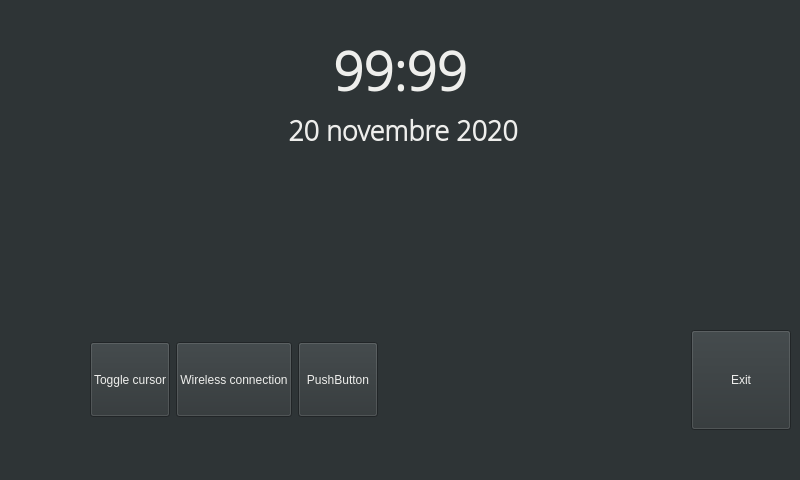
<?xml version="1.0" encoding="UTF-8"?>
<ui version="4.0">
 <class>MainWindow</class>
 <widget class="QMainWindow" name="MainWindow">
  <property name="geometry">
   <rect>
    <x>0</x>
    <y>0</y>
    <width>800</width>
    <height>480</height>
   </rect>
  </property>
  <property name="maximumSize">
   <size>
    <width>1920</width>
    <height>1080</height>
   </size>
  </property>
  <property name="windowTitle">
   <string>MainWindow</string>
  </property>
  <property name="styleSheet">
   <string notr="true">background-color: rgb(46, 52, 54);
color: rgb(238, 238, 236);</string>
  </property>
  <widget class="QWidget" name="centralwidget">
   <property name="maximumSize">
    <size>
     <width>1920</width>
     <height>1080</height>
    </size>
   </property>
   <widget class="QStackedWidget" name="stackedWidget">
    <property name="enabled">
     <bool>true</bool>
    </property>
    <property name="geometry">
     <rect>
      <x>0</x>
      <y>0</y>
      <width>800</width>
      <height>480</height>
     </rect>
    </property>
    <property name="currentIndex">
     <number>0</number>
    </property>
    <widget class="QWidget" name="page">
     <widget class="QLabel" name="lblTime">
      <property name="geometry">
       <rect>
        <x>330</x>
        <y>30</y>
        <width>140</width>
        <height>80</height>
       </rect>
      </property>
      <property name="font">
       <font>
        <family>Open Sans Light</family>
        <pointsize>40</pointsize>
        <weight>75</weight>
        <bold>true</bold>
       </font>
      </property>
      <property name="text">
       <string>99:99</string>
      </property>
      <property name="alignment">
       <set>Qt::AlignCenter</set>
      </property>
     </widget>
     <widget class="QLabel" name="lblDate">
      <property name="geometry">
       <rect>
        <x>268</x>
        <y>110</y>
        <width>270</width>
        <height>40</height>
       </rect>
      </property>
      <property name="font">
       <font>
        <family>Open Sans Light</family>
        <pointsize>20</pointsize>
        <weight>75</weight>
        <bold>true</bold>
       </font>
      </property>
      <property name="text">
       <string>20 novembre 2020</string>
      </property>
      <property name="alignment">
       <set>Qt::AlignCenter</set>
      </property>
     </widget>
     <widget class="QWidget" name="bottomBar" native="true">
      <property name="geometry">
       <rect>
        <x>0</x>
        <y>280</y>
        <width>800</width>
        <height>200</height>
       </rect>
      </property>
      <property name="minimumSize">
       <size>
        <width>0</width>
        <height>200</height>
       </size>
      </property>
      <property name="maximumSize">
       <size>
        <width>1920</width>
        <height>200</height>
       </size>
      </property>
      <layout class="QHBoxLayout" name="horizontalLayout_4">
       <item>
        <widget class="QWidget" name="widget_2" native="true">
         <property name="minimumSize">
          <size>
           <width>0</width>
           <height>200</height>
          </size>
         </property>
         <layout class="QHBoxLayout" name="horizontalLayout_5">
          <item>
           <widget class="QPushButton" name="pushButtonAndroidAuto">
            <property name="minimumSize">
             <size>
              <width>75</width>
              <height>75</height>
             </size>
            </property>
            <property name="icon">
             <iconset resource="../../../assets/resources.qrc">
              <normaloff>:/ico_androidauto.png</normaloff>:/ico_androidauto.png</iconset>
            </property>
            <property name="iconSize">
             <size>
              <width>75</width>
              <height>75</height>
             </size>
            </property>
            <property name="autoDefault">
             <bool>false</bool>
            </property>
            <property name="flat">
             <bool>true</bool>
            </property>
           </widget>
          </item>
          <item>
           <widget class="QPushButton" name="pushButtonToggleCursor">
            <property name="minimumSize">
             <size>
              <width>75</width>
              <height>75</height>
             </size>
            </property>
            <property name="text">
             <string>Toggle cursor</string>
            </property>
            <property name="autoDefault">
             <bool>false</bool>
            </property>
            <property name="default">
             <bool>false</bool>
            </property>
           </widget>
          </item>
          <item>
           <widget class="QPushButton" name="pushButtonWirelessConnection">
            <property name="minimumSize">
             <size>
              <width>75</width>
              <height>75</height>
             </size>
            </property>
            <property name="text">
             <string>Wireless connection</string>
            </property>
            <property name="autoDefault">
             <bool>false</bool>
            </property>
            <property name="default">
             <bool>false</bool>
            </property>
           </widget>
          </item>
          <item>
           <widget class="QPushButton" name="pushButton_3">
            <property name="minimumSize">
             <size>
              <width>75</width>
              <height>75</height>
             </size>
            </property>
            <property name="text">
             <string>PushButton</string>
            </property>
           </widget>
          </item>
          <item>
           <widget class="QPushButton" name="pushMusicPlayer">
            <property name="minimumSize">
             <size>
              <width>75</width>
              <height>75</height>
             </size>
            </property>
            <property name="text">
             <string/>
            </property>
            <property name="icon">
             <iconset resource="../../../assets/resources.qrc">
              <normaloff>:/music.png</normaloff>:/music.png</iconset>
            </property>
            <property name="iconSize">
             <size>
              <width>60</width>
              <height>60</height>
             </size>
            </property>
            <property name="flat">
             <bool>true</bool>
            </property>
           </widget>
          </item>
         </layout>
        </widget>
       </item>
       <item>
        <widget class="QWidget" name="test2" native="true">
         <property name="minimumSize">
          <size>
           <width>0</width>
           <height>200</height>
          </size>
         </property>
         <layout class="QHBoxLayout" name="horizontalLayout_6">
          <item>
           <spacer name="horizontalSpacer_3">
            <property name="orientation">
             <enum>Qt::Horizontal</enum>
            </property>
            <property name="sizeType">
             <enum>QSizePolicy::Expanding</enum>
            </property>
            <property name="sizeHint" stdset="0">
             <size>
              <width>40</width>
              <height>20</height>
             </size>
            </property>
           </spacer>
          </item>
          <item>
           <widget class="QPushButton" name="pushButtonExit">
            <property name="sizePolicy">
             <sizepolicy hsizetype="Fixed" vsizetype="Fixed">
              <horstretch>0</horstretch>
              <verstretch>0</verstretch>
             </sizepolicy>
            </property>
            <property name="minimumSize">
             <size>
              <width>100</width>
              <height>100</height>
             </size>
            </property>
            <property name="text">
             <string>Exit</string>
            </property>
            <property name="autoDefault">
             <bool>false</bool>
            </property>
           </widget>
          </item>
         </layout>
        </widget>
       </item>
      </layout>
     </widget>
     <widget class="QPushButton" name="pushButtonSettings">
      <property name="geometry">
       <rect>
        <x>740</x>
        <y>0</y>
        <width>60</width>
        <height>60</height>
       </rect>
      </property>
      <property name="sizePolicy">
       <sizepolicy hsizetype="Fixed" vsizetype="Fixed">
        <horstretch>0</horstretch>
        <verstretch>0</verstretch>
       </sizepolicy>
      </property>
      <property name="minimumSize">
       <size>
        <width>60</width>
        <height>60</height>
       </size>
      </property>
      <property name="text">
       <string/>
      </property>
      <property name="icon">
       <iconset resource="../../../assets/resources.qrc">
        <normaloff>:/settings.png</normaloff>:/settings.png</iconset>
      </property>
      <property name="iconSize">
       <size>
        <width>30</width>
        <height>30</height>
       </size>
      </property>
      <property name="autoDefault">
       <bool>false</bool>
      </property>
      <property name="default">
       <bool>false</bool>
      </property>
      <property name="flat">
       <bool>true</bool>
      </property>
     </widget>
    </widget>
   </widget>
  </widget>
 </widget>
 <resources>
  <include location="../../../assets/resources.qrc"/>
 </resources>
 <connections/>
</ui>
